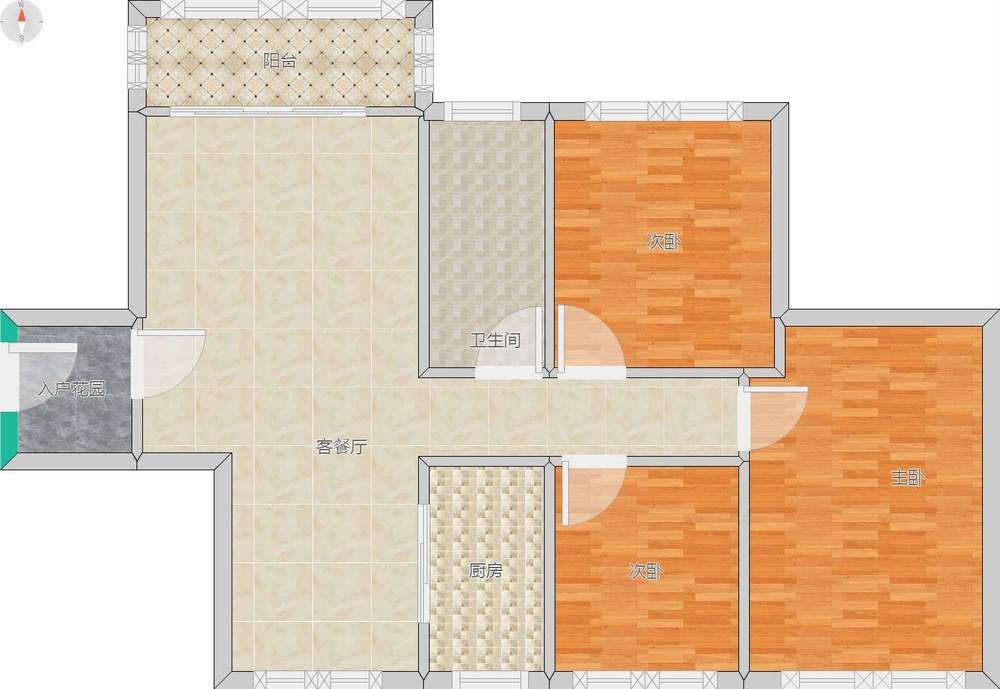
#> input picture compare/sift/20180708142707424701531032164842.jpg, 1000 x 689 px, shrunk from 1399 x 964 before the run, found by its file name
$ python pic_diff_orb.py
#> lines starting #> are read from the running program, lines starting #| are printed output that depends on the picture
#!/usr/bin/env python
# -*- coding:utf-8 -*-
import cv2
import numpy as np

import cv2
from matplotlib import pyplot as plt
import os
import math


def getMatchNum(matches,ratio):
    #返回特征点匹配数量和匹配掩码'''
    matchesMask=[[0,0] for i in range(len(matches))]
    matchNum=0
    for i,(m,n) in enumerate(matches):
        if m.distance<ratio*n.distance: #将距离比率小于ratio的匹配点删选出来
            matchesMask[i]=[1,0]
            matchNum+=1
    print(matchNum)
    print('------')
    print(matchesMask)
    return matchNum, matchesMask

path='D:/huxingku_train/pic/'
queryPath=path+'test/' #图库路径
samplePath=path+'20180708142707424701531032164842.jpg' #样本图片
comparisonImageList=[] #记录比较结果

#创建ORB特征提取器
orb = cv2.ORB_create()
#创建FLANN匹配对象
FLANN_INDEX_LSH=6
indexParams=dict(algorithm=FLANN_INDEX_LSH,
                 table_number = 6, #12
                 key_size = 12,    #20
                 multi_probe_level = 1)#2
searchParams=dict(checks=100)
flann=cv2.FlannBasedMatcher(indexParams,searchParams)

sampleImage=cv2.imread(samplePath,0)
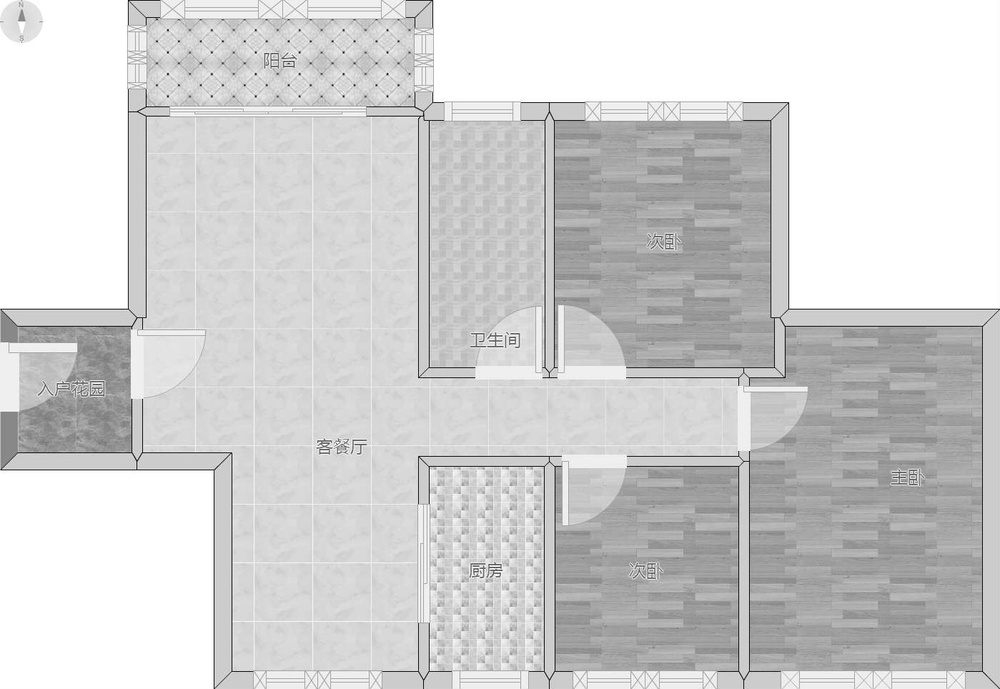
#> sampleImage: shape (689, 1000); min 2, max 255, mean 209.4
kp1, des1 = orb.detectAndCompute(sampleImage, None) #提取样本图片的特征
#> kp1 = 500 keypoints; strongest (x, y, size): (788, 103, 31), (509, 339, 31), (423, 115, 31), (513, 337, 31)
for parent,dirnames,filenames in os.walk(queryPath):
    for p in filenames:
        try:
            p=queryPath+p
            queryImage=cv2.imread(p,0)
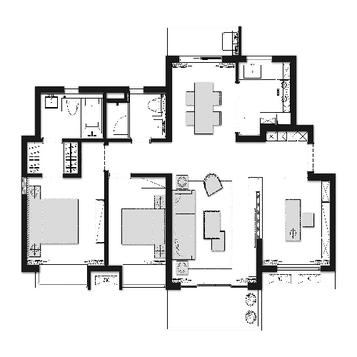
#> input picture FCN.tensorflow/test/inp_2.png.png, 357 x 357 px, shrunk from 500 x 500 before the run, found by its file name
#> queryImage is the input picture: shape (357, 357); min 0, max 255, mean 229.8
            kp2, des2 = orb.detectAndCompute(queryImage, None) #提取比对图片的特征
#> kp2 = 500 keypoints; strongest (x, y, size): (73, 162, 31), (237, 82, 31), (88, 135, 31), (95, 135, 31)
            matches=flann.knnMatch(des1, des2, k=2) #匹配特征点，为了删选匹配点，指定k为2，这样对样本图的每个特征点，返回两个匹配
#> matches = 500 matches
            (matchNum, matchesMask)= getMatchNum(matches, 0.8) #通过比率条件，计算出匹配程度
#> in getMatchNum, `matchesMask=[[0,0] for i in range(len(matches))]`: matchesMask = 500 pairs, first value 0 to 0, second value 0 to 0
#> the loop in getMatchNum, `for i,(m,n) in enumerate(matches):` made 60 passes
#> after the loop in getMatchNum, `for i,(m,n) in enumerate(matches):`: matchNum = 7; matchesMask = 500 pairs, first value 0 to 1, second value 0 to 0
            matchRatio=matchNum*100/len(matches)
            drawParams=dict(matchColor=(0,255,0),
                    singlePointColor=(255,0,0),
                    matchesMask=matchesMask,
                    flags=0)
            comparisonImage=cv2.drawMatchesKnn(sampleImage,kp1,queryImage,kp2,matches,None,**drawParams)
            comparisonImageList.append((comparisonImage,matchRatio)) #记录下结果
        except Exception as e:
            print(Exception, e)

comparisonImageList.sort(key=lambda x:x[1],reverse=True) #按照匹配度排序
count=len(comparisonImageList)
column=4
row=math.ceil(count/column)
#绘图显示
figure,ax=plt.subplots(row,column)
for index,(image,ratio) in enumerate(comparisonImageList):
#> (the run stopped early here; a loop or call above may not have finished)
